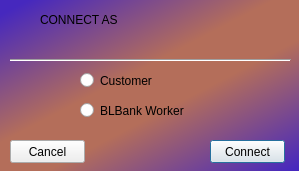
<?xml version="1.0" encoding="UTF-8"?>
<ui version="4.0">
 <class>DialogConnexion</class>
 <widget class="QDialog" name="DialogConnexion">
  <property name="geometry">
   <rect>
    <x>0</x>
    <y>0</y>
    <width>299</width>
    <height>171</height>
   </rect>
  </property>
  <property name="styleSheet">
   <string notr="true">#DialogConnexion
{
background: qlineargradient(spread:reflect, x1:0.0452261, y1:0, x2:0.517588, y2:0.517, stop:0.0502513 rgba(70, 40, 190, 255), stop:0.839196 rgba(180, 110, 90, 255));
}</string>
  </property>
  <widget class="QRadioButton" name="worker">
   <property name="geometry">
    <rect>
     <x>80</x>
     <y>100</y>
     <width>151</width>
     <height>21</height>
    </rect>
   </property>
   <property name="styleSheet">
    <string notr="true">#worker
{
	font: 8pt &quot;Copperplate Gothic Bold&quot;;
}</string>
   </property>
   <property name="text">
    <string>BLBank Worker</string>
   </property>
  </widget>
  <widget class="QRadioButton" name="customer">
   <property name="geometry">
    <rect>
     <x>80</x>
     <y>70</y>
     <width>151</width>
     <height>21</height>
    </rect>
   </property>
   <property name="styleSheet">
    <string notr="true">#customer
{
font: 8pt &quot;Copperplate Gothic Bold&quot;;
}</string>
   </property>
   <property name="text">
    <string>Customer</string>
   </property>
  </widget>
  <widget class="Line" name="line">
   <property name="geometry">
    <rect>
     <x>10</x>
     <y>50</y>
     <width>281</width>
     <height>20</height>
    </rect>
   </property>
   <property name="orientation">
    <enum>Qt::Horizontal</enum>
   </property>
  </widget>
  <widget class="QPushButton" name="connect">
   <property name="geometry">
    <rect>
     <x>210</x>
     <y>140</y>
     <width>75</width>
     <height>23</height>
    </rect>
   </property>
   <property name="styleSheet">
    <string notr="true">#connect
{
	
	font: 8.5pt &quot;Batang&quot;;
}</string>
   </property>
   <property name="text">
    <string>Connect</string>
   </property>
  </widget>
  <widget class="QPushButton" name="cancel">
   <property name="geometry">
    <rect>
     <x>10</x>
     <y>140</y>
     <width>75</width>
     <height>23</height>
    </rect>
   </property>
   <property name="styleSheet">
    <string notr="true">#cancel
{
	font: 8.5pt &quot;Batang&quot;;
}</string>
   </property>
   <property name="text">
    <string>Cancel</string>
   </property>
  </widget>
  <widget class="QLabel" name="label">
   <property name="geometry">
    <rect>
     <x>40</x>
     <y>10</y>
     <width>221</width>
     <height>20</height>
    </rect>
   </property>
   <property name="styleSheet">
    <string notr="true">font: 16pt &quot;Segoe Print&quot;;</string>
   </property>
   <property name="text">
    <string>CONNECT AS</string>
   </property>
  </widget>
 </widget>
 <resources/>
 <connections>
  <connection>
   <sender>cancel</sender>
   <signal>clicked()</signal>
   <receiver>DialogConnexion</receiver>
   <slot>close()</slot>
   <hints>
    <hint type="sourcelabel">
     <x>65</x>
     <y>142</y>
    </hint>
    <hint type="destinationlabel">
     <x>115</x>
     <y>153</y>
    </hint>
   </hints>
  </connection>
 </connections>
</ui>
